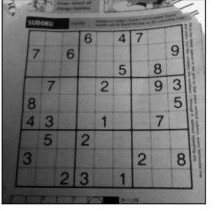
#> input picture data/page.jpg, 218 x 211 px, found by its file name
$ python adaptive_threshold.py
#> lines starting #> are read from the running program, lines starting #| are printed output that depends on the picture; after the words box and inside, x2 and y2 are one past the last pixel; in counts of white or black regions, pixels touching at a corner belong together
#Adaptive thresholding
#we use it becoz simple holding can not handle low luminious pixel
#the algo calculate threshold for small region of image
#so we get multiple threshold in same image
import cv2 as c
import numpy as np
img=c.imread(r"C:\Users\rhars\open_cv\data\page.jpg",0)
#> img is the input picture: shape (211, 218); min 0, max 255, mean 124
_,thres=c.threshold(img, 127, 255, c.THRESH_BINARY)
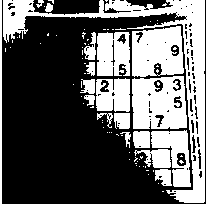
#> thres: shape (211, 218); 43.7% white; 84 white regions (65 under 20 px), largest, box (x1, y1, x2, y2) and area: (3, 0, 205, 203) 5566, (0, 0, 218, 211) 4382, (132, 76, 187, 129) 2460
thres2=c.adaptiveThreshold(img, 255, c.ADAPTIVE_THRESH_MEAN_C, c.THRESH_BINARY, 11, 2)
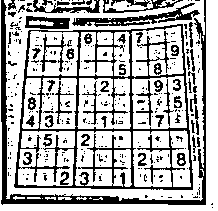
#> thres2: shape (211, 218); 69.9% white; 329 black regions (271 under 20 px), largest, box (x1, y1, x2, y2) and area: (14, 24, 193, 190) 5107, (1, 0, 206, 205) 2972, (72, 3, 200, 27) 875
thres3=c.adaptiveThreshold(img, 255, c.ADAPTIVE_THRESH_GAUSSIAN_C, c.THRESH_BINARY, 11, 2)
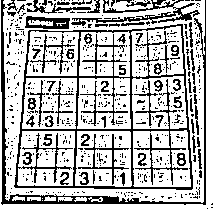
#> thres3: shape (211, 218); 72.4% white; black in thin lines or dots
c.imshow("original",img)
c.imshow("threshold",thres)
c.imshow("adaptive",thres2)
c.imshow("gaussian",thres3)
c.waitKey()
c.destroyAllWindows()

$ run again, with data/building.jpg copied over data/page.jpg
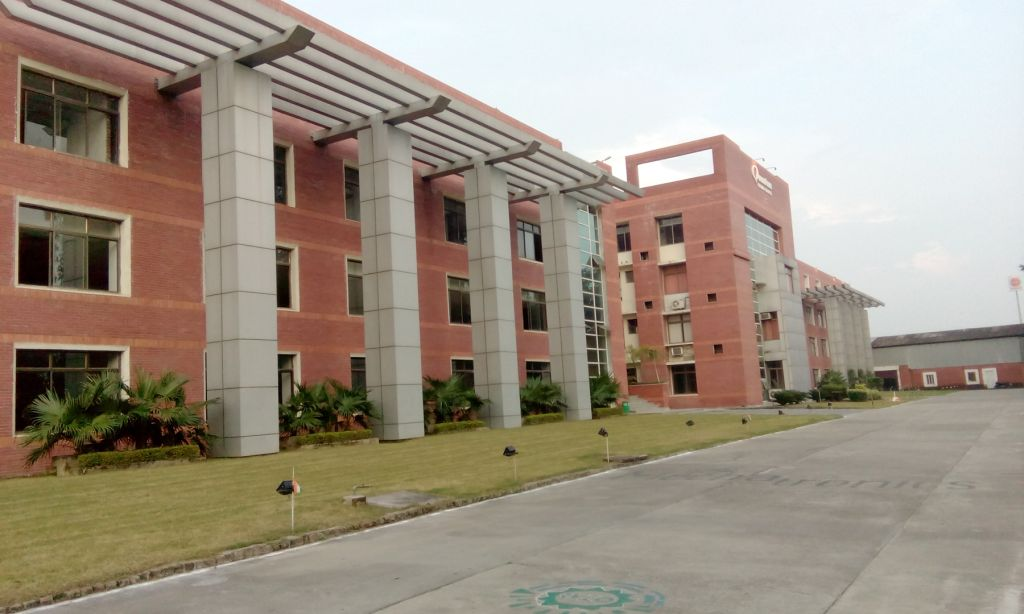
#> input picture data/building.jpg, 1024 x 614 px, found by its file name
#> `_,thres=c.threshold(img, 127, 255, c.THRESH_BINARY)`:
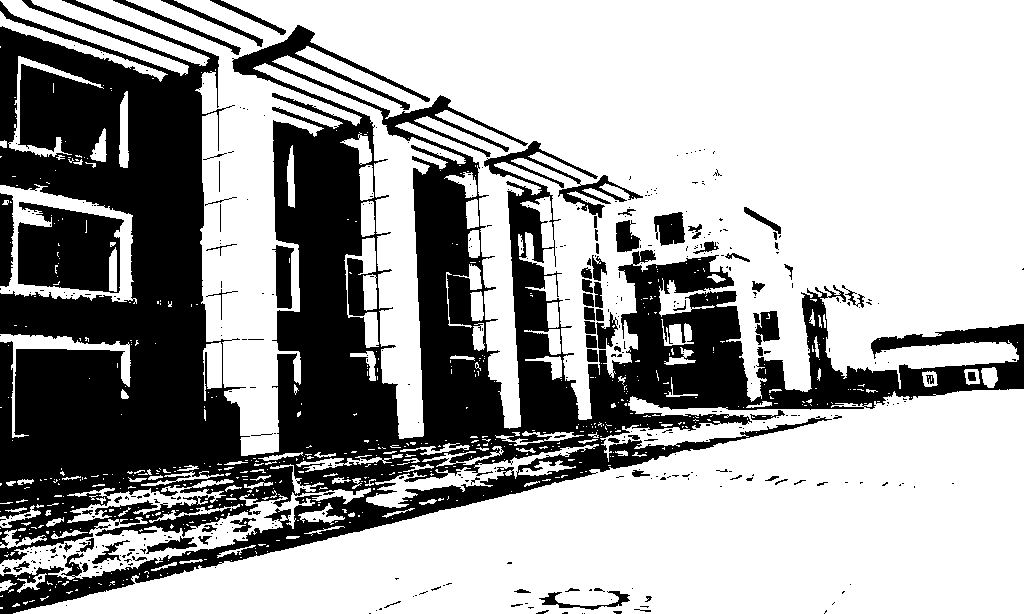
#> thres: shape (614, 1024); 65.1% white; 436 black regions (351 under 20 px), largest, box (x1, y1, x2, y2) and area: (0, 0, 1024, 614) 199755, (18, 202, 124, 293) 7135, (0, 193, 14, 287) 1093
#> thres2: shape (614, 1024); 71.2% white; 3427 black regions (2748 under 20 px), largest, box (x1, y1, x2, y2) and area: (0, 0, 521, 476) 32744, (256, 0, 899, 392) 11955, (0, 35, 201, 172) 6928
#> `thres3=c.adaptiveThreshold(img, 255, c.ADAPTIVE_THRESH_GAUSSIAN_C, c.T..`:
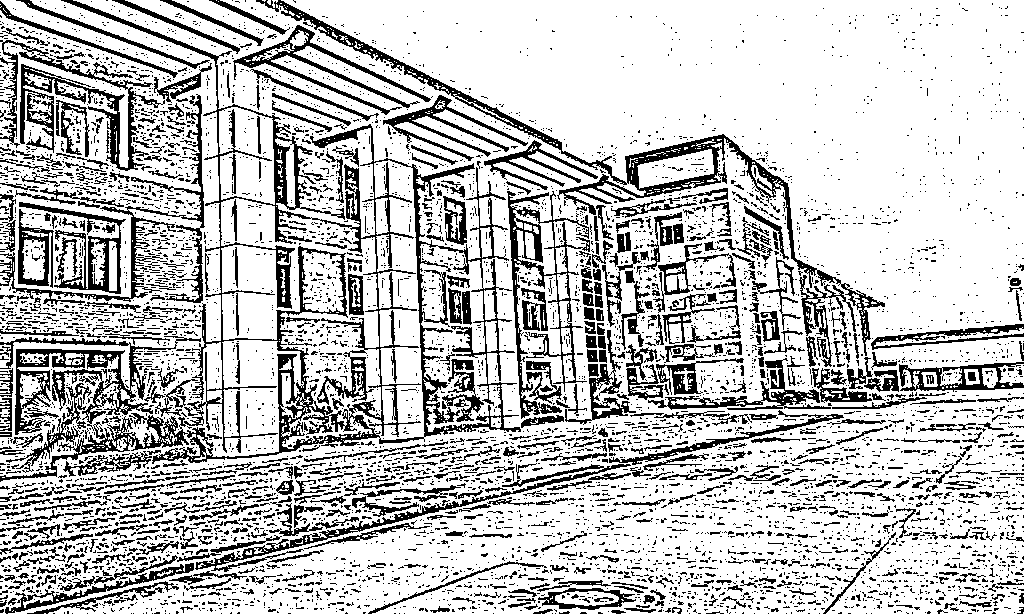
#> thres3: shape (614, 1024); 76% white; 6280 black regions (5503 under 20 px), largest, box (x1, y1, x2, y2) and area: (0, 0, 521, 482) 26947, (256, 0, 885, 356) 7301, (0, 40, 165, 171) 4508
